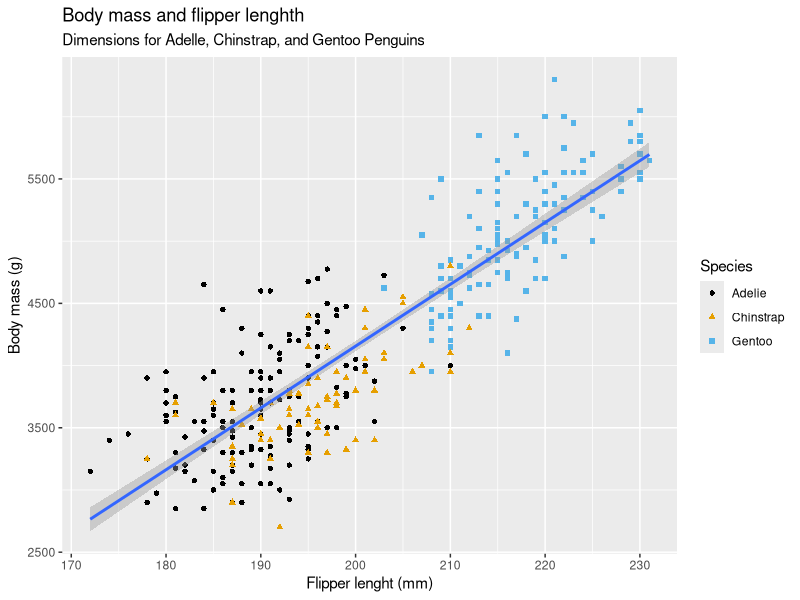

Write the R code that produced this figure.
#This example uses code taken from the book “R for Data Science”
#by Wickham, Cetinkaya-Rundel, and Grolemund.
library(tidyverse)
library(palmerpenguins)
library(ggthemes)

penguins
glimpse(penguins)

ggplot(data=penguins, 
       mapping = aes(x=flipper_length_mm, y=body_mass_g)) +
  geom_point(mapping = aes(color=species, shape=species )) +
  geom_smooth(method = 'lm') +
  labs(
    title = "Body mass and flipper lenghth",
    subtitle = "Dimensions for Adelle, Chinstrap, and Gentoo Penguins",
    x="Flipper lenght (mm)", y="Body mass (g)",
    color = "Species", shape = "Species")+
  scale_color_colorblind()

